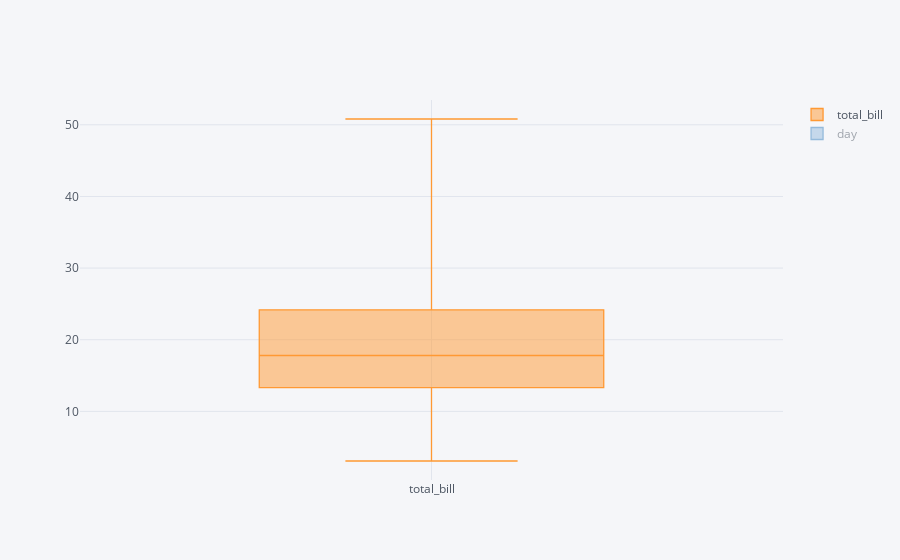

Notebook code for this chart:
### Code cell
tips[['total_bill','day']].iplot(kind='box',x='total_bill',y='day')

### Figure 1 — Plotly figure (JSON) as saved in the notebook; plotly's stock layout.template omitted (floating-point values rounded to 4 significant figures; data arrays with more than 128 entries replaced by an {"elided": "..."} marker saying what was removed)
{"data": [{"boxpoints": false, "line": {"width": 1.3}, "marker": {"color": "rgba(255, 153, 51, 1.0)"}, "name": "total_bill", "orientation": "v", "type": "box", "visible": true, "y": {"elided": "244 float values"}}, {"boxpoints": false, "line": {"width": 1.3}, "marker": {"color": "rgba(55, 128, 191, 1.0)"}, "name": "day", "orientation": "v", "type": "box", "visible": "legendonly", "y": {"elided": "244 str values"}}], "layout": {"autosize": true, "legend": {"bgcolor": "#F5F6F9", "font": {"color": "#4D5663"}}, "paper_bgcolor": "#F5F6F9", "plot_bgcolor": "#F5F6F9", "title": {"font": {"color": "#4D5663"}}, "xaxis": {"autorange": true, "gridcolor": "#E1E5ED", "range": [-0.5, 0.5], "showgrid": true, "tickfont": {"color": "#4D5663"}, "title": {"font": {"color": "#4D5663"}, "text": ""}, "type": "category", "zerolinecolor": "#E1E5ED"}, "yaxis": {"autorange": true, "gridcolor": "#E1E5ED", "range": [0.4178, 53.46], "showgrid": true, "tickfont": {"color": "#4D5663"}, "title": {"font": {"color": "#4D5663"}, "text": ""}, "type": "linear", "zerolinecolor": "#E1E5ED"}}}
